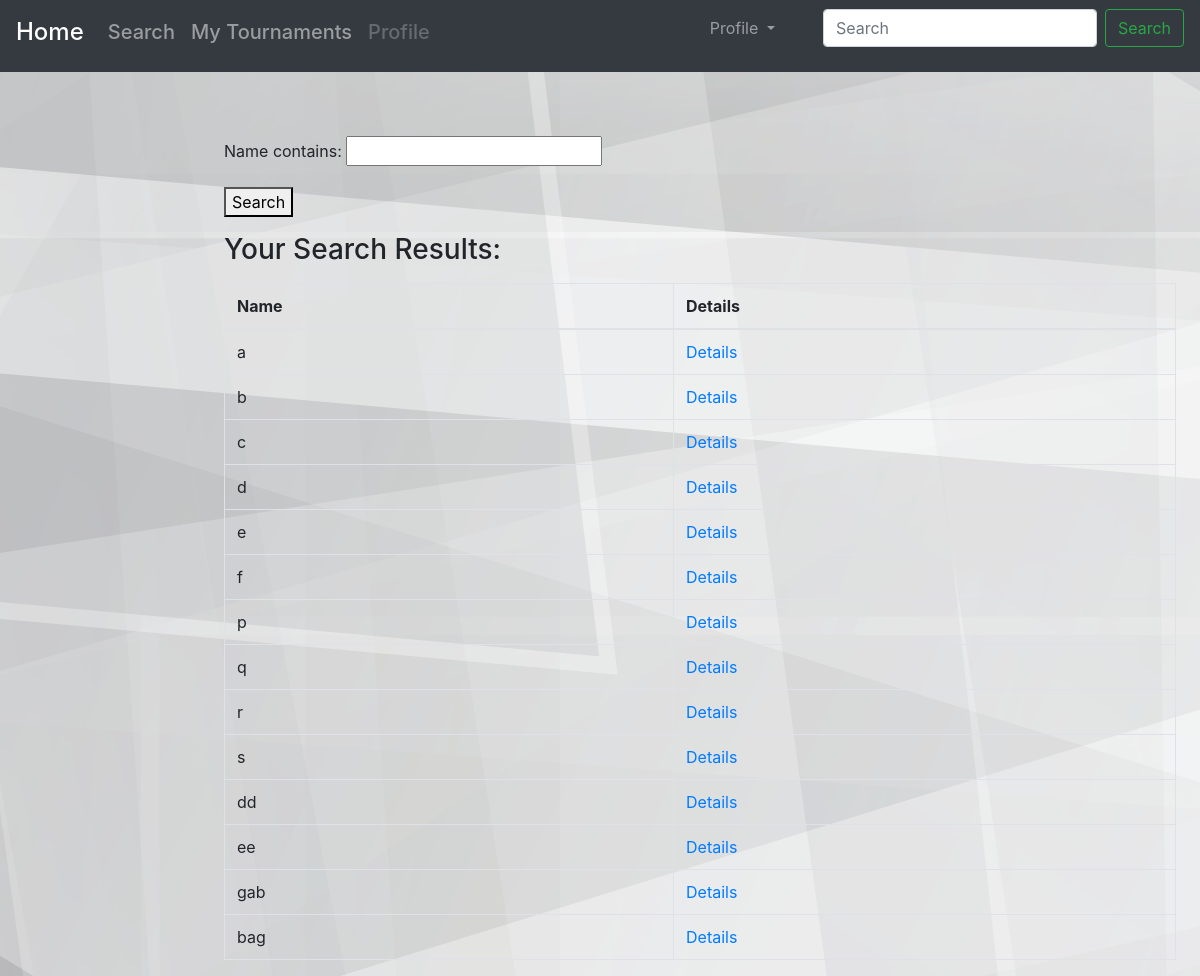
The app's page /search/teams/ (signed in) with its own data.
### tournament/models.py (models this page shows, shortened)
class Team(models.Model):
    name = models.CharField(max_length=20, unique=True)
    owner = models.CharField(max_length=20)
    logo = models.ImageField()
    tournament = models.ForeignKey(Tournament, on_delete=models.CASCADE, null=True, blank=True)
    players = models.ManyToManyField(Player)

### search/views.py (the view)
# urls.py: path('teams/', views.search_teams, name='search_teams'),
def search_teams(request):
    teams = Team.objects.all()
    teams_filter = TeamFilter(request.GET, queryset=teams)
    try:
        player = Player.objects.get(pk=request.user.id)
        context = {'P': player, 'filter': teams_filter}
    except Exception:
        try:
            o = Organizer.objects.get(pk=request.user.id)
            context = {'O': o, 'filter': teams_filter}
        except Exception:
            context = {'P': None, 'filter': teams_filter}
    return render(request, 'search/search_teams.html', context)

### search/templates/search/search_teams.html (shortened to what this page needs)
{% extends 'search/base.html' %}
{% block body %}
    {% load staticfiles %}
    <link  rel="stylesheet" type="text/css" href="{% static 'organizer/base.css' %}">
     <main role="main" class="col-md-9 ml-sm-auto col-lg-10 pt-3 px-4">
      <form method="get">
       {{ filter.form.as_p }}
        <button type="submit">Search</button>
      </form>
    <p><h3>Your Search Results:</h3></p>
      <table class="table table-bordered">
        <thead>
          <tr>
            <th>Name</th>
              <th>Details</th>
          </tr>
        </thead>
        <tbody>
          {% for team in filter.qs %}
            <tr>
              <td>{{ team.name }}</td>
              <td><a href="{% url 'search:teams_details' team.id %}">Details</a></td>
            </tr>
          {% empty %}
            <tr>
              <td colspan="5">No data</td>
            </tr>
          {% endfor %}
        </tbody>
      </table>
      </main>
{% endblock %}

### records on screen
Team: name "a"
Team: name "b"
Team: name "c"
Team: name "d"
Team: name "e"
Team: name "f"
Team: name "p"
Team: name "q"
Team: name "r"
Team: name "s"
Team: name "dd"
Team: name "ee"
Team: name "gab"
Team: name "bag"
